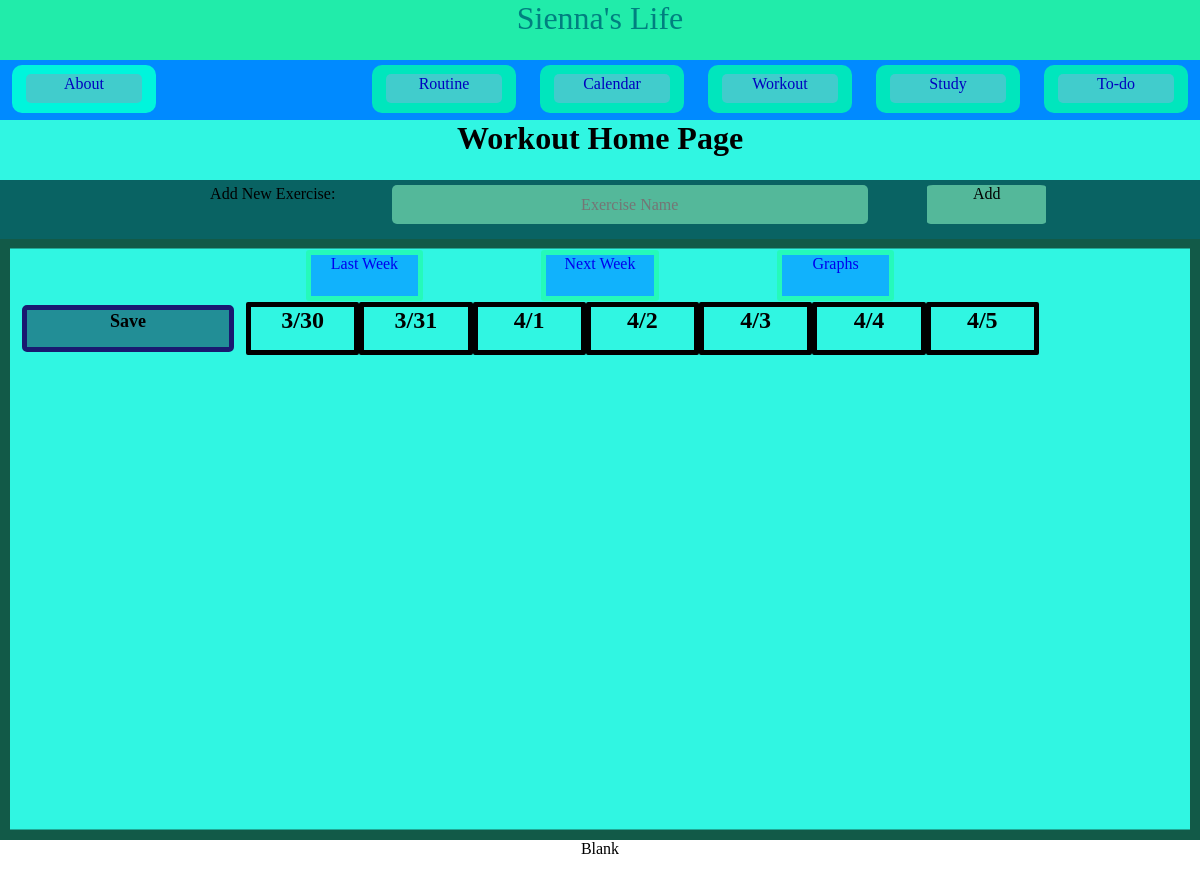
/workout/13, run on the app's committed database.
### sienna_life.py (models this page shows)
class Date(db.Model):
    __tablename__ = 'dates'
    id = db.Column(db.Integer, primary_key=True)
    date = db.Column(db.Text, nullable=False)
    date_form = db.Column(db.Date, nullable=False)
    week_id = db.Column(db.Integer, db.ForeignKey('weeks.id'), nullable=False)

### sienna_life.py (the view)
@app.route('/workout/<int:week_id>', methods=('GET', 'POST'))
def workout(week_id):
    return load_workout(week_id=week_id)

### sienna_life.py (called while the page is built, shortened)
def calc_prev_and_next_weeks(week_id):
    if week_id - 1 >= 1:
        prev_week = Week.query.filter(Week.id == week_id - 1).first()
    else:
        prev_week = []
    if week_id + 1 <= 12:
        next_week = Week.query.filter(Week.id == week_id + 1).first()
    else:
        next_week = []
    return prev_week, next_week

def load_workout(week_id):
    exs = Exercise.query.all()
    if week_id == 0:
        week = now.cur_week
        week_id = week.id
    else:
        week = Week.query.filter(Week.id == week_id).first()
    prev_week, next_week = calc_prev_and_next_weeks(week_id)
    start_date = week.dates[0]
    end_date = week.dates[-1]
    db.session.commit()
    wos = (
    db.session.query(Workout, Exercise, Date)
    .join(Exercise, Workout.ex_id == Exercise.id)
    .join(Date, Workout.date_id == Date.id)
    .filter(Date.date_form >= start_date.date_form, Date.date_form <= end_date.date_form)
    .all()
    )
    for wo, e, d in wos:
        pass
    return render_template('workout.html', exs = exs, wos = wos, week = week, prev_week = prev_week, next_week = next_week)

### templates/workout.html (shortened to what this page needs)
{% extends 'base.html' %}
{% block content %}
    {% block css %} <link rel="stylesheet" type="text/css" href="../static/css/workout.css" /> {% endblock %}
    <div class="content">
        <h1 class="header">{% block title %} Workout Home Page {% endblock %}</h1>
        <div class = "add-section">
            <form class = "form-box" name="new-exercise-form" method="post">
                <label class = "form form-label" for="new-exercise-input">Add New Exercise:</label>
                <input class="form form-input" id="new-exercise-input" type="text" name="new-exercise"
                        placeholder="Exercise Name"
                        >
                <button class = "form form-btn" type="submit" id="new-exercise-btn">Add</button>
            </form>
        </div>
        <div class="workout-display-scroll">
            <div class="workout-display">
                <div class="menu-container">
                    <div class="menu">
                        <div class="menu-btn back-week">
                            {% if prev_week != [] %}
                                <a class="menu-link" href="{{url_for('workout', week_id = prev_week.id)}}"> Last Week </a>
                            {% else %}
                                <a class="menu-link" href="{{url_for('workout', week_id = week.id)}}"> Last Week </a>
                            {% endif %}
                        </div>
                        <div class="menu-btn forward-week">
                            {% if next_week != [] %}
                                <a class="menu-link" href="{{url_for('workout', week_id = next_week.id)}}"> Next Week </a>
                            {% else %}
                                <a class="menu-link" href="{{url_for('workout', week_id = week.id)}}">Next Week</a>
                            {% endif %}
                        </div>
                        <div class="menu-btn graphs">
                            <a class="menu-link" href="{{url_for('workout_graph', week_id = 0)}}"> Graphs </a>
                        </div>
                    </div>
                </div>
                <form class="ex-form" name="exercise-content-form" method="post">
                    <div class="workout-display-dates">
                        <div class="workout-submit-btn-container">
                            <button class = "workout-submit-btn" type="submit" id="workout-save-btn"> <h2 class="workout-submit-text"> Save </h2> </button>
                        </div>
                        <div class="workout-display-dates-content">
                            {% for date in week.dates %}
                                <div class="date">
                                    <h2 class="date-str"> {{ date.date }}</h2>
                                </div>
                            {% endfor %}
                        </div>
                    </div>
                    <div class="exercises-container">
                        <div class="exercises">
                        </div>
                        <div class="bottom space"> </div>
                    </div>
                </form>
            </div>
        </div>
    </div>
{% endblock %}

### static/css/base.css (style rules this page uses)
* { font-family: papyrus; width: 100%; height: 100%; margin: 0; padding: 0; box-sizing: border-box; text-align: center; vertical-align: middle; }
a { text-decoration: none; display: inline-block; vertical-align: middle; }
button { text-decoration: none; background-color: none; border: none; }
input { text-decoration: none; background-color: none; border: none; }
body { min-height: calc(100vh - 100px); overflow-y: hidden; }
.content { display: flex; flex-direction: column; background-color: #30f6e2; }
.header { display: block; height: 10%; text-align: center; box-sizing: border-box; }

### static/css/workout.css (style rules this page uses)
input { all: unset; }
button { all: unset; }
.add-section { height: 10%; width: 100%; background-color: #096363; }
.form-box { display: flex; justify-content: center; padding: 5px; }
.form { display: flex; justify-content: center; text-align: center; height: 80%; }
.form-label { width: 20%; }
.form-input { width: 40%; background-color: #54b89a; border-radius: 5px; margin-right: 5%; }
.form-btn { width: 10%; background-color: #54b89a; border-radius: 5%; }
.workout-display-scroll { overflow-x: scroll; overflow-y: hidden; transform: rotateX(180deg); border: 10px solid #125a48; }
.workout-display { display: flex; flex-direction: column; transform: rotateX(180deg); }
.menu-container { display: flex; padding: 0.1%; height: 10%; }
.menu { display: flex; justify-content: center; }
.menu-btn { width: 10%; background-color: #11b2fc; border: 5px solid #25faba; border-radius: 3px; margin-left: 5%; margin-right: 5%; }
.workout-display-dates { display: flex; height: 10%; }
.workout-submit-btn-container { width: 20%; height: 100%; display: flex; padding: .25%; padding-left: 1%; padding-right: 1%; }
.workout-submit-btn { width: 100%; text-align: center; background-color: #228e96; border: midnightblue solid 5px; border-radius: 5px; padding: 0.5%; font-size: .75rem; }
.workout-submit-text { text-align: center; }
.workout-display-dates-content { display: flex; flex-shrink: 0; flex-grow: 0; width: 80%; }
.date { width: 12%; border: 5px black solid; border-radius: 2px; display: flex; flex-shrink: 0; text-align: center; }
.exercises-container { padding-top: 1%; height: 90%; }
.exercises { display: flex; flex-direction: column; overflow-y: scroll; }

### data on the page
Date: date "3/30"
Date: date "3/31"
Date: date "4/1"
Date: date "4/2"
Date: date "4/3"
Date: date "4/4"
Date: date "4/5"
